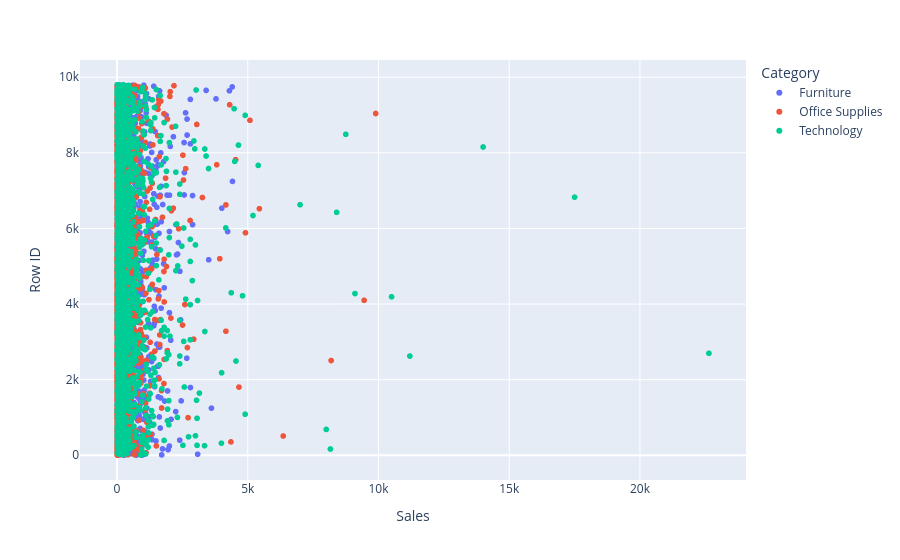

This figure's notebook cell:
### Code cell
fig = px.scatter(data, x='Sales', y='Row ID', color='Category')
fig.show()

### Figure 1 — Plotly figure (JSON) as saved in the notebook; plotly's stock layout.template omitted (floating-point values rounded to 4 significant figures; data arrays with more than 128 entries replaced by an {"elided": "..."} marker saying what was removed)
{"data": [{"hovertemplate": "Category=Furniture<br>Sales=%{x}<br>Row ID=%{y}<extra></extra>", "legendgroup": "Furniture", "marker": {"color": "#636efa", "symbol": "circle"}, "mode": "markers", "name": "Furniture", "showlegend": true, "type": "scattergl", "x": {"elided": "2078 float values"}, "xaxis": "x", "y": {"elided": "2078 int values"}, "yaxis": "y"}, {"hovertemplate": "Category=Office Supplies<br>Sales=%{x}<br>Row ID=%{y}<extra></extra>", "legendgroup": "Office Supplies", "marker": {"color": "#EF553B", "symbol": "circle"}, "mode": "markers", "name": "Office Supplies", "showlegend": true, "type": "scattergl", "x": {"elided": "5909 float values"}, "xaxis": "x", "y": {"elided": "5909 int values"}, "yaxis": "y"}, {"hovertemplate": "Category=Technology<br>Sales=%{x}<br>Row ID=%{y}<extra></extra>", "legendgroup": "Technology", "marker": {"color": "#00cc96", "symbol": "circle"}, "mode": "markers", "name": "Technology", "showlegend": true, "type": "scattergl", "x": {"elided": "1813 float values"}, "xaxis": "x", "y": {"elided": "1813 int values"}, "yaxis": "y"}], "layout": {"legend": {"title": {"text": "Category"}, "tracegroupgap": 0}, "margin": {"t": 60}, "xaxis": {"anchor": "y", "domain": [0, 1], "title": {"text": "Sales"}}, "yaxis": {"anchor": "x", "domain": [0, 1], "title": {"text": "Row ID"}}}}
